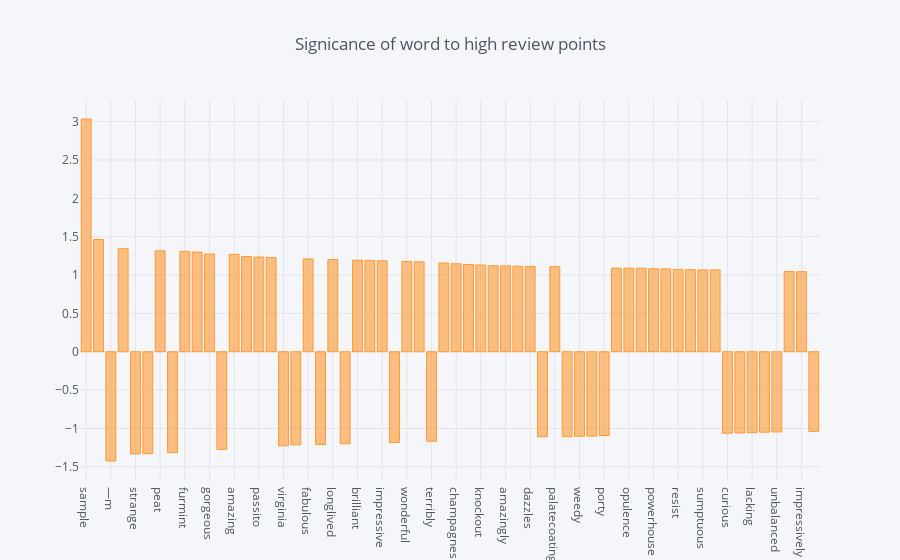

Notebook code for this chart:
### Code cell
feature_weights.set_index('word').weight.head(60).iplot(kind = 'bar', title = 'Signicance of word to high review points', hline=(0,0))

### Figure 1 — Plotly figure (JSON) as saved in the notebook; plotly's stock layout.template omitted (floating-point values rounded to 4 significant figures)
{"data": [{"marker": {"color": "rgba(255, 153, 51, 0.6)", "line": {"color": "rgba(255, 153, 51, 1.0)", "width": 1}}, "name": "weight", "orientation": "v", "text": "", "type": "bar", "x": ["sample", "longterm", "—m", "beautiful", "strange", "watery", "peat", "weird", "furmint", "superb", "gorgeous", "lacks", "amazing", "memorable", "passito", "botrytis", "virginia", "odd", "fabulous", "harsh", "longlived", "dull", "brilliant", "terrific", "impressive", "acceptable", "wonderful", "opulent", "terribly", "rancio", "champagnes", "magnificent", "knockout", "quit", "amazingly", "stunning", "dazzles", "vegetal", "palatecoating", "ammonia", "weedy", "feline", "porty", "awesome", "opulence", "spectacular", "powerhouse", "tremendous", "resist", "celebration", "sumptuous", "umami", "curious", "—j", "lacking", "mealy", "unbalanced", "extraordinary", "impressively", "thin"], "y": [3.034, 1.463, -1.424, 1.344, -1.332, -1.329, 1.317, -1.316, 1.31, 1.299, 1.274, -1.272, 1.27, 1.241, 1.234, 1.227, -1.227, -1.214, 1.21, -1.209, 1.202, -1.2, 1.193, 1.192, 1.185, -1.183, 1.176, 1.172, -1.167, 1.156, 1.147, 1.137, 1.13, 1.121, 1.119, 1.115, 1.111, -1.109, 1.109, -1.107, -1.102, -1.1, -1.093, 1.09, 1.089, 1.089, 1.081, 1.08, 1.075, 1.069, 1.067, 1.067, -1.062, -1.059, -1.055, -1.049, -1.045, 1.045, 1.044, -1.041]}], "layout": {"autosize": true, "legend": {"bgcolor": "#F5F6F9", "font": {"color": "#4D5663"}}, "paper_bgcolor": "#F5F6F9", "plot_bgcolor": "#F5F6F9", "shapes": [{"line": {"color": "#db4052", "dash": "solid", "width": 1}, "type": "line", "x0": 0, "x1": 1, "xref": "paper", "y0": [0, 0], "y1": [0, 0], "yref": "y"}], "title": {"font": {"color": "#4D5663"}, "text": "Signicance of word to high review points"}, "xaxis": {"autorange": true, "gridcolor": "#E1E5ED", "range": [-0.5, 59.5], "showgrid": true, "tickfont": {"color": "#4D5663"}, "title": {"font": {"color": "#4D5663"}, "text": ""}, "type": "category", "zerolinecolor": "#E1E5ED"}, "yaxis": {"autorange": true, "gridcolor": "#E1E5ED", "range": [-1.672, 3.282], "showgrid": true, "tickfont": {"color": "#4D5663"}, "title": {"font": {"color": "#4D5663"}, "text": ""}, "type": "linear", "zerolinecolor": "#E1E5ED"}}}
